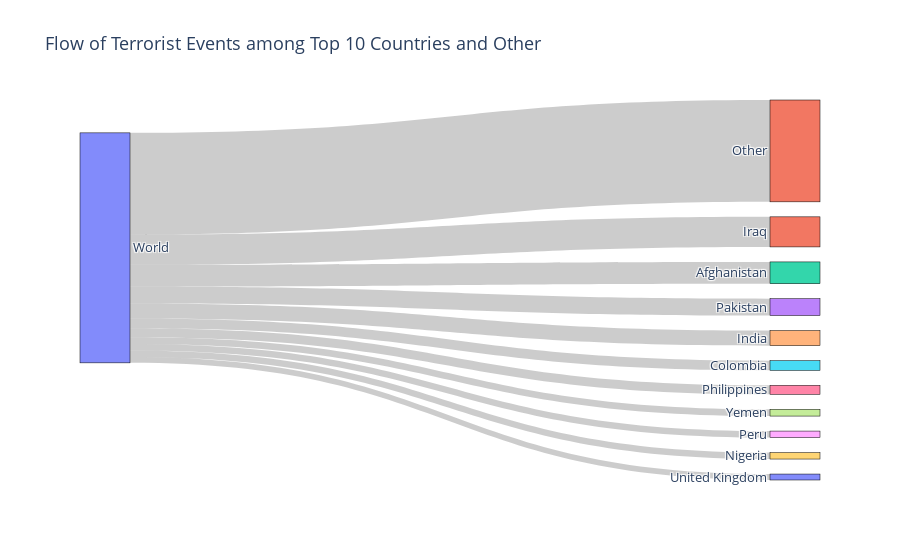

Source (notebook cell):
### Code cell
import plotly.graph_objects as go

# Assuming 'attacks_by_country' contains the attack count for each country
# Selecting the top 10 countries
top_countries = attacks_by_country.head(10)

# Sum of attack counts for the top 10 countries
top_10_sum = top_countries['attack_count'].sum()

# Get total attack count
total_attacks = attacks_by_country['attack_count'].sum()

# Calculate the 'Other' category count
other_count = total_attacks - top_10_sum

# Define source, target, and value for the Sankey diagram
source = [0] * (len(top_countries) + 1)  # Source is 0 for top countries and 0 for 'Other'
target = list(range(1, len(top_countries) + 1)) + [len(top_countries) + 1]  # Target indices for each country and 'Other'
value = top_countries['attack_count'].tolist() + [other_count]  # Values for attack counts and 'Other'

# Define labels for countries and 'Other'
labels = ['World'] + top_countries['country_txt'].tolist() + ['Other']

# Create a Sankey diagram
fig = go.Figure(data=[go.Sankey(
    node=dict(
        pad=15,
        thickness=50,
        line=dict(color='black', width=0.5),
        label=labels,
    ),
    link=dict(
        source=source,
        target=target,
        value=value,
    )
)])

# Update layout
fig.update_layout(
    title='Flow of Terrorist Events among Top 10 Countries and Other',
    font=dict(size=13),
)

# Show the Sankey diagram
fig.show()

### Figure 1 — Plotly figure (JSON) as saved in the notebook; plotly's stock layout.template omitted (floating-point values rounded to 4 significant figures)
{"data": [{"link": {"source": [0, 0, 0, 0, 0, 0, 0, 0, 0, 0, 0], "target": [1, 2, 3, 4, 5, 6, 7, 8, 9, 10, 11], "value": [28068, 20373, 15654, 14164, 8991, 8375, 6317, 6116, 5998, 5553, 95057]}, "node": {"label": ["World", "Iraq", "Afghanistan", "Pakistan", "India", "Colombia", "Philippines", "Yemen", "Peru", "Nigeria", "United Kingdom", "Other"], "line": {"color": "black", "width": 0.5}, "pad": 15, "thickness": 50}, "type": "sankey"}], "layout": {"font": {"size": 13}, "title": {"text": "Flow of Terrorist Events among Top 10 Countries and Other"}}}
